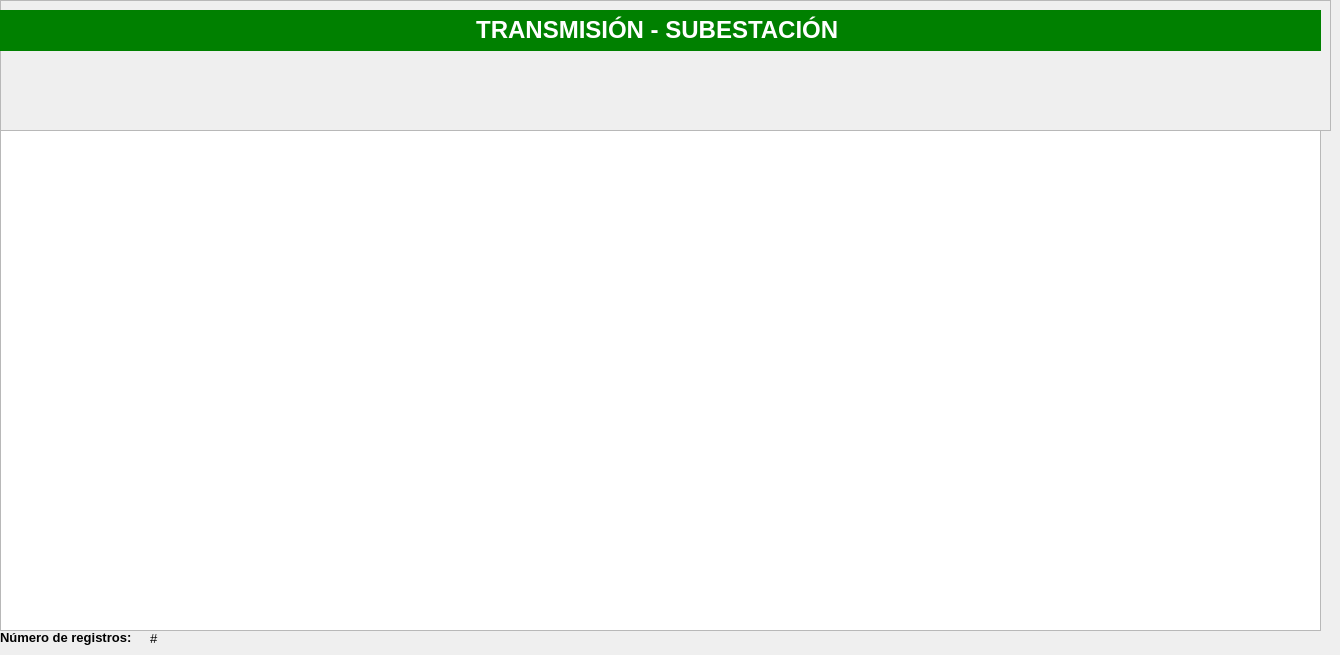
   <widget class="QWidget" name="tab_2">
    <attribute name="title">
     <string>SUBESTACIÓN</string>
    </attribute>
    <widget class="QFrame" name="buttonsFrame_2">
     <property name="geometry">
      <rect>
       <x>0</x>
       <y>0</y>
       <width>1331</width>
       <height>131</height>
      </rect>
     </property>
     <property name="sizePolicy">
      <sizepolicy hsizetype="Expanding" vsizetype="Expanding">
       <horstretch>0</horstretch>
       <verstretch>0</verstretch>
      </sizepolicy>
     </property>
     <property name="frameShape">
      <enum>QFrame::StyledPanel</enum>
     </property>
     <property name="frameShadow">
      <enum>QFrame::Raised</enum>
     </property>
     <widget class="QPushButton" name="open_button_subestacion">
      <property name="geometry">
       <rect>
        <x>0</x>
        <y>50</y>
        <width>141</width>
        <height>71</height>
       </rect>
      </property>
      <property name="cursor">
       <cursorShape>PointingHandCursor</cursorShape>
      </property>
      <property name="styleSheet">
       <string notr="true">QPushButton:hover
{
	border-style: solid;
   	background-color:#bbdefb;

}

QPushButton:pressed
{
	 	background-color:#0069c0;
}
</string>
      </property>
      <property name="text">
       <string/>
      </property>
      <property name="icon">
       <iconset>
        <normaloff>../assets/icons/icon_nuevo.png</normaloff>../assets/icons/icon_nuevo.png</iconset>
      </property>
      <property name="iconSize">
       <size>
        <width>150</width>
        <height>150</height>
       </size>
      </property>
      <property name="default">
       <bool>true</bool>
      </property>
      <property name="flat">
       <bool>true</bool>
      </property>
     </widget>
     <widget class="QPushButton" name="delete_btn_subestacion">
      <property name="geometry">
       <rect>
        <x>150</x>
        <y>50</y>
        <width>141</width>
        <height>71</height>
       </rect>
      </property>
      <property name="cursor">
       <cursorShape>PointingHandCursor</cursorShape>
      </property>
      <property name="styleSheet">
       <string notr="true">QPushButton:hover
{
	border-style: solid;
   	background-color:#bbdefb;

}

QPushButton:pressed
{
	 	background-color:#0069c0;
}
</string>
      </property>
      <property name="text">
       <string/>
      </property>
      <property name="icon">
       <iconset>
        <normaloff>../assets/icons/icon_del.png</normaloff>../assets/icons/icon_del.png</iconset>
      </property>
      <property name="iconSize">
       <size>
        <width>150</width>
        <height>200</height>
       </size>
      </property>
      <property name="default">
       <bool>true</bool>
      </property>
      <property name="flat">
       <bool>true</bool>
      </property>
     </widget>
     <widget class="QPushButton" name="excel_btn_subestacion">
      <property name="geometry">
       <rect>
        <x>300</x>
        <y>50</y>
        <width>141</width>
        <height>71</height>
       </rect>
      </property>
      <property name="cursor">
       <cursorShape>PointingHandCursor</cursorShape>
      </property>
      <property name="styleSheet">
       <string notr="true">QPushButton:hover
{
	border-style: solid;
   	background-color:#bbdefb;

}

QPushButton:pressed
{
	 	background-color:#0069c0;
}
</string>
      </property>
      <property name="text">
       <string/>
      </property>
      <property name="icon">
       <iconset>
        <normaloff>../assets/icons/icon_gen_reporte.png</normaloff>../assets/icons/icon_gen_reporte.png</iconset>
      </property>
      <property name="iconSize">
       <size>
        <width>150</width>
        <height>200</height>
       </size>
      </property>
      <property name="default">
       <bool>true</bool>
      </property>
      <property name="flat">
       <bool>true</bool>
      </property>
     </widget>
    </widget>
    <widget class="QLabel" name="label_18">
     <property name="geometry">
      <rect>
       <x>0</x>
       <y>10</y>
       <width>1321</width>
       <height>41</height>
      </rect>
     </property>
     <property name="styleSheet">
      <string notr="true">background-color: green;</string>
     </property>
     <property name="text">
      <string>&lt;html&gt;&lt;head/&gt;&lt;body&gt;&lt;p align=&quot;center&quot;&gt;&lt;span style=&quot; font-size:18pt; font-weight:600; color:#ffffff;&quot;&gt; TRANSMISIÓN - SUBESTACIÓN &lt;/span&gt;&lt;/p&gt;&lt;/body&gt;&lt;/html&gt;</string>
     </property>
    </widget>
    <widget class="QTableWidget" name="tableSubestacion">
     <property name="geometry">
      <rect>
       <x>0</x>
       <y>130</y>
       <width>1321</width>
       <height>501</height>
      </rect>
     </property>
     <property name="autoFillBackground">
      <bool>true</bool>
     </property>
     <property name="editTriggers">
      <set>QAbstractItemView::NoEditTriggers</set>
     </property>
     <property name="textElideMode">
      <enum>Qt::ElideLeft</enum>
     </property>
     <attribute name="horizontalHeaderMinimumSectionSize">
      <number>10</number>
     </attribute>
    </widget>
    <widget class="QLabel" name="label_20">
     <property name="geometry">
      <rect>
       <x>0</x>
       <y>630</y>
       <width>141</width>
       <height>16</height>
      </rect>
     </property>
     <property name="font">
      <font>
       <pointsize>10</pointsize>
      </font>
     </property>
     <property name="text">
      <string>&lt;html&gt;&lt;head/&gt;&lt;body&gt;&lt;p&gt;&lt;span style=&quot; font-weight:600;&quot;&gt;Número de registros:&lt;/span&gt;&lt;/p&gt;&lt;/body&gt;&lt;/html&gt;</string>
     </property>
    </widget>
    <widget class="QLabel" name="booksQtyLabel_2">
     <property name="geometry">
      <rect>
       <x>150</x>
       <y>630</y>
       <width>47</width>
       <height>16</height>
      </rect>
     </property>
     <property name="font">
      <font>
       <pointsize>10</pointsize>
      </font>
     </property>
     <property name="text">
      <string>#</string>
     </property>
    </widget>
   </widget>
